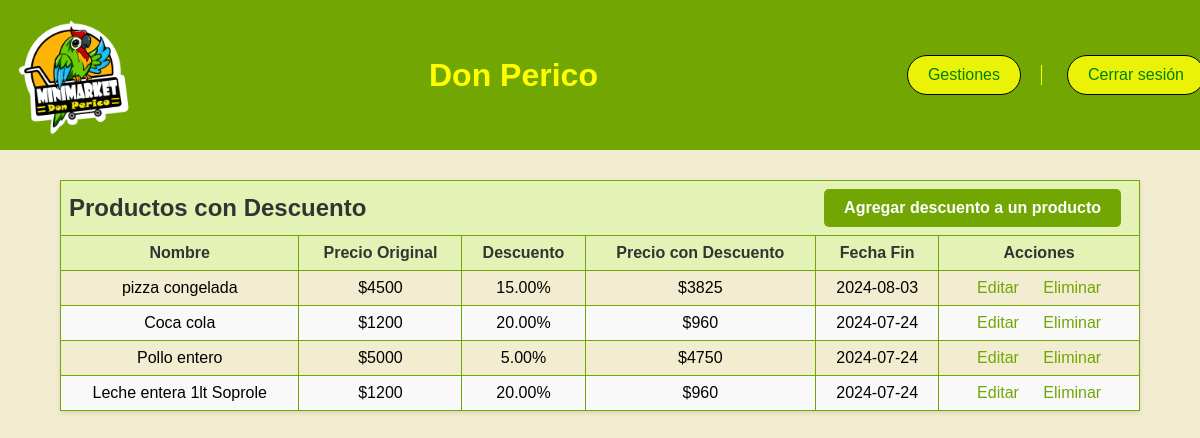
/descuentos/mostrar_descuentos.php, run on the app's committed database.
### tables this page shows
CREATE TABLE `descuentos` (
  `id` int(11) NOT NULL,
  `producto_id` int(11) NOT NULL,
  `tipo_descuento` enum('categoria','producto','marca','dia') NOT NULL,
  `valor_descuento` decimal(5,2) NOT NULL,
  `fecha_inicio` date NOT NULL,
  `fecha_fin` date NOT NULL
);

CREATE TABLE `productos` (
  `id_producto` int(11) NOT NULL,
  `nombre` varchar(255) NOT NULL,
  `descripcion` text DEFAULT NULL,
  `id_categoria` int(11) NOT NULL,
  `id_subcategoria` int(11) DEFAULT NULL,
  `id_proveedor` int(11) DEFAULT NULL,
  `precio` float NOT NULL,
  `cantidad_stock` int(11) NOT NULL,
  `fecha_vencimiento` date DEFAULT NULL,
  `codigo_barras` varchar(11) NOT NULL,
  `factura_proveedor` varchar(255) DEFAULT NULL
);

### descuentos/mostrar_descuentos.php (the view, shortened to what this page needs)
<?php
include "config/conexion.php";
$sql = "SELECT p.nombre, p.precio, d.id, d.valor_descuento,
        FLOOR(p.precio * (1 - d.valor_descuento / 100)) AS precio_con_descuento, d.fecha_fin
        FROM productos p
        INNER JOIN descuentos d ON p.id_producto = d.producto_id
        WHERE CURDATE() BETWEEN d.fecha_inicio AND d.fecha_fin";
$result = mysqli_query($conexion, $sql);
?>
<!DOCTYPE html>
<html lang="es">
<head>
    <link rel="stylesheet" href="css/mostrar_producto.css">
</head>
<body>
    <?php include "../inventario/header.php"; ?>
    <main>
        <div class="container">
            <table class="table">
                <thead>
                    <tr>
                        <th colspan="6" class="table-header">
                            <div class="header-content">
                                <h1 class="header-title">Productos con Descuento</h1>
                                <a href="aplicar_descuentos.php" class="button">Agregar descuento a un producto</a>
                            </div>
                        </th>
                    </tr>
                    <tr>
                        <th scope="col">Nombre</th>
                        <th scope="col">Precio Original</th>
                        <th scope="col">Descuento</th>
                        <th scope="col">Precio con Descuento</th>
                        <th scope="col">Fecha Fin</th>
                        <th scope="col">Acciones</th>
                    </tr>
                </thead>
                <tbody>
                    <?php
                    if (mysqli_num_rows($result) > 0) {
                        while ($row = mysqli_fetch_assoc($result)) {
                            echo "<tr>";
                            echo "<td>" . htmlspecialchars($row['nombre']) . "</td>";
                            echo "<td>$" . htmlspecialchars($row['precio']) . "</td>";
                            echo "<td>" . htmlspecialchars($row['valor_descuento']) . "%</td>";
                            echo "<td>$" . htmlspecialchars($row['precio_con_descuento']) . "</td>";
                            echo "<td>" . htmlspecialchars($row['fecha_fin']) . "</td>";
                            echo "<td class='actions'>
                                    <a href='editar_descuento.php?id=" . htmlspecialchars($row['id']) . "' class='edit-button'>Editar</a>
                                    <a href='eliminar_descuento.php?id=" . htmlspecialchars($row['id']) . "' class='delete-button' onclick='return confirm(\"¿Estás seguro de que deseas eliminar este descuento?\");'>Eliminar</a>
                                  </td>";
                            echo "</tr>";
                        }
                    } else {
                        echo "<tr><td colspan='6'>No hay productos con descuento disponibles.</td></tr>";
                    }
                    ?>
                </tbody>
            </table>
        </div>
    </main>
</body>
</html>

### descuentos/css/mostrar_producto.css (style rules this page uses)
body { font-family: sans-serif; margin: 0; background-color: #F2EDD0; padding-top: 100px; }
h1 { margin: 0; font-size: 2em; font-family: sans-serif; }
.container { width: 90%; max-width: 1200px; margin: 20px auto; text-align: center; }
.table { width: 100%; border-collapse: collapse; margin-bottom: 20px; box-shadow: 0 2px 5px rgba(0, 0, 0, 0.1); margin-top: 80px; }
.table-header { background-color: #72A603; padding: 10px; text-align: center; }
.header-content { display: flex; justify-content: space-between; align-items: center; width: 100%; }
.header-title { margin: 0; font-size: 1.5em; color: #333; }
.table th, .table td { border: 1px solid #72A603; padding: 8px; text-align: center; }
.table th { background-color: #E4F2B5; color: #333; }
.table tbody tr:nth-child(even) { background-color: #f9f9f9; }
a { color: #72A603; text-decoration: none; margin: 0 10px; }
a.button { display: inline-block; padding: 10px 20px; background-color: #72A603; color: #fff; border-radius: 5px; transition: background-color 0.3s ease; text-decoration: none; }
.actions { justify-content: center; gap: 5px; }

### inventario/header.php (style rules this page uses)
.body-dp { font-family: sans-serif; margin: 0; background-color: #F2EDD0; }

### data on the page
descuentos: producto.nombre "pizza congelada", producto.precio "4500", valor_descuento "15.00", precio_con_descuento "3825", fecha_fin "2024-08-03"
descuentos: producto.nombre "Coca cola", producto.precio "1200", valor_descuento "20.00", precio_con_descuento "960", fecha_fin "2024-07-24"
descuentos: producto.nombre "Pollo entero", producto.precio "5000", valor_descuento "5.00", precio_con_descuento "4750", fecha_fin "2024-07-24"
descuentos: producto.nombre "Leche entera 1lt Soprole", producto.precio "1200", valor_descuento "20.00", precio_con_descuento "960", fecha_fin "2024-07-24"
